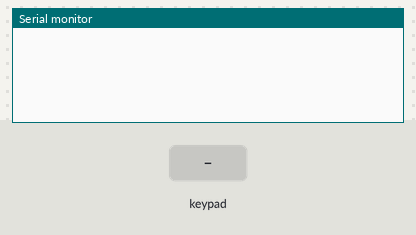
A sketch run on a simulated Arduino Uno, built with avr-gcc and run on an emulated ATmega328P. Shown: the last lines printed to the serial monitor. Inputs (shaded band) come from the test bench.

Above: at 1.2 s.
1.3 s: key '1' pressed
At 2.6 s:
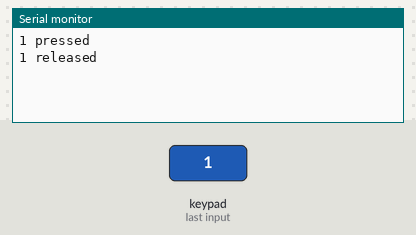
2.9 s: keypad keys 1 2 # pressed 0.4 s apart
At 4.7 s:
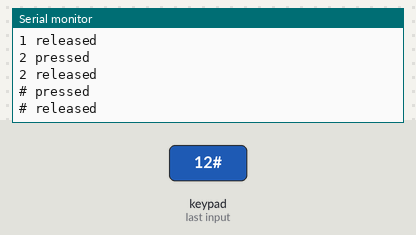
5.6 s: key 'A' pressed
At 6.3 s:
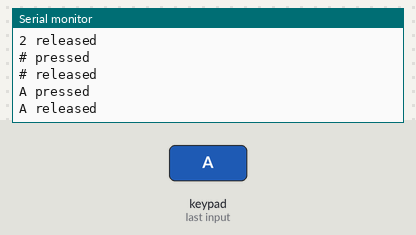
7.2 s: keypad keys 1 2 * pressed 0.4 s apart
At 9.3 s:
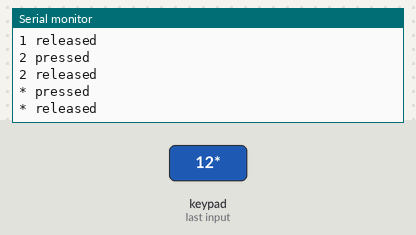
9.9 s: key 'B' pressed
At 10.9 s:
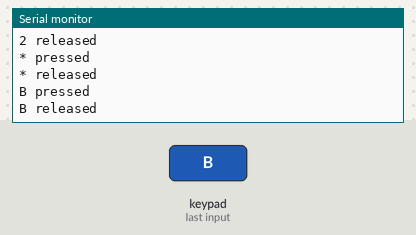
11.5 s: keypad keys 1 2 D pressed 0.4 s apart
At 13.9 s:
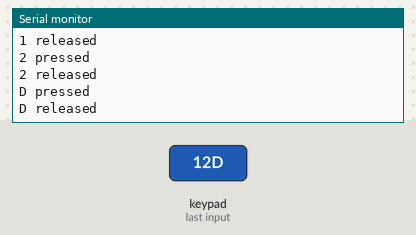

Measured:
- after the input at 1.3 s, the serial monitor: prints a new line at once (image 1)
- after the input at 2.9 s, the serial monitor: prints a new line after 0.41 s (image 2)
- after the input at 5.6 s, the serial monitor: prints a new line at once (image 3)
- after the input at 7.2 s, the serial monitor: prints a new line at once (image 4)
- after the input at 9.9 s, the serial monitor: prints a new line at once (image 5)
- after the input at 11.5 s, the serial monitor: prints a new line at once (image 6)

The sketch:

keypad_unitest.ino
```cpp
#include <Adafruit_Keypad.h> // Correct inclusion of the library

// define your specific keypad here via PID
#define KEYPAD_PID3845

// define your pins here
#define R4   2 //brown wire
#define R3   4  //red wire
#define R2   5  //orange
#define R1   18   //yellow wire
#define C1   23 //white wire
#define C2   22 //purple wire
#define C3   21  //blue wire
#define C4   19  //green wire

// Keymap for 4x4 Keypad
char keys[4][4] = {
  {'1','2','3', 'A'},
  {'4','5','6', 'B'},
  {'7','8','9', 'C'},
  {'*','0','#', 'D'}
};

// Row and column pins for 3x4 Keypad
byte rowPins[4] = { R1, R2, R3, R4 };
byte colPins[4] = { C1, C2, C3 , C4 };

// Initialize an instance of class Adafruit_Keypad
Adafruit_Keypad customKeypad = Adafruit_Keypad(makeKeymap(keys), rowPins, colPins, 4, 4);

void setup() {
  Serial.begin(115200);  // Adjusted for ESP32
  customKeypad.begin();
}

void loop() {
  customKeypad.tick();
  while(customKeypad.available()) {
    keypadEvent e = customKeypad.read();
    char key = (char)e.bit.KEY;
    Serial.print(key);
    if (e.bit.EVENT == KEY_JUST_PRESSED) {
      Serial.println(" pressed");
    } else if (e.bit.EVENT == KEY_JUST_RELEASED) {
      Serial.println(" released");
    }
  }

  delay(10);
}
```
